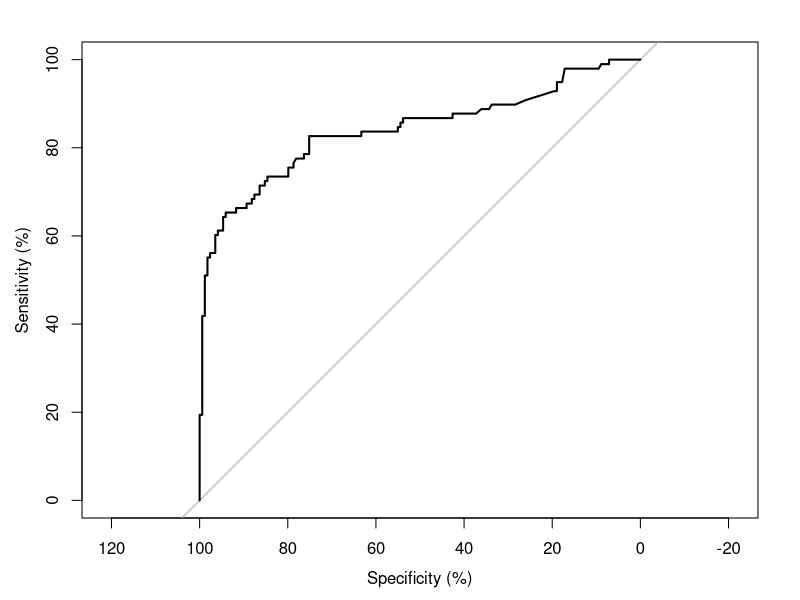
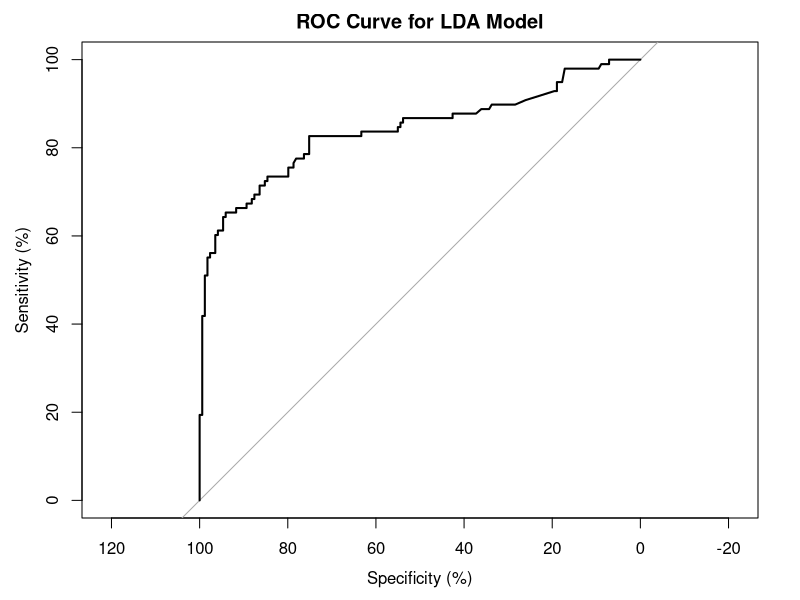

Generate these figures, in order, with R:
# Load data
train_data = read.csv("ProjectTrain.csv")
test_data = read.csv("ProjectTest.csv")

# Convert Sex and Embarked to factors
train_data$Sex = factor(train_data$Sex)
train_data$Embarked = factor(train_data$Embarked)
test_data$Sex = factor(test_data$Sex)
test_data$Embarked = factor(test_data$Embarked)

# Impute missing values of Age with mean
train_data$Age[is.na(train_data$Age)] = mean(train_data$Age, na.rm = TRUE)
test_data$Age[is.na(test_data$Age)] = mean(train_data$Age, na.rm = TRUE)

# Calculate the contingency table and chi-square statistic for Sex and Embarked
table_SE = table(train_data$Sex, train_data$Embarked)
chisq_SE = chisq.test(table_SE)$statistic
# Calculate the correlation matrix for numeric variables
predictors <- train_data[, c("Pclass", "Age", "SibSp", "Parch")]
cor_matrix <- cor(predictors)
# Print the results
print("Contingency table for Sex and Embarked:")
print(table_SE)
print(paste0("Chi-square statistic for Sex and Embarked: ", chisq_SE))
print("Correlation matrix for numeric predictors:")
print(cor_matrix)


#p1
# Logistic regression model
log_model = glm(Survived ~ Pclass + Sex + Age + SibSp + Parch + Embarked, 
                 data = train_data, 
                 family = "binomial")
log_predictions = predict(log_model, newdata = test_data, type = "response")
log_predictions = ifelse(log_predictions > 0.5, 1, 0)
log_cm = table(log_predictions, test_data$Survived)
log_accuracy = sum(diag(log_cm)) / sum(log_cm)
cat(paste("Logistic regression accuracy:", log_accuracy, "\n"))

# LDA model
library(MASS)
lda_model <- lda(Survived ~ Pclass + Sex + Age + SibSp + Parch + Embarked, 
                 data = train_data)
lda_predictions <- predict(lda_model, newdata = test_data)
lda_cm <- table(lda_predictions$class, test_data$Survived)
lda_accuracy <- sum(diag(lda_cm)) / sum(lda_cm)
cat(paste("LDA accuracy:", lda_accuracy, "\n"))

# QDA model with regularization
qda_model <- qda(Survived ~ Pclass + Sex + Age + SibSp + Parch, 
                     data = train_data)
qda_predictions_reg <- predict(qda_model, newdata = test_data)
qda_cm_reg <- table(qda_predictions_reg$class, test_data$Survived)
qda_accuracy_reg <- sum(diag(qda_cm_reg)) / sum(qda_cm_reg)
cat(paste("QDA with regularization accuracy:", qda_accuracy_reg, "\n"))

# Convert Sex and Embarked to factors
train_data$Sex <- factor(train_data$Sex)
train_data$Embarked <- factor(train_data$Embarked)
test_data$Sex <- factor(test_data$Sex)
test_data$Embarked <- factor(test_data$Embarked)
# Encode factors as numeric values
train_data$Sex <- as.numeric(train_data$Sex) - 1
train_data$Embarked <- as.numeric(train_data$Embarked)
test_data$Sex <- as.numeric(test_data$Sex) - 1
test_data$Embarked <- as.numeric(test_data$Embarked)
# Fit KNN model
library(class)
set.seed(123)
# KNN model with k=5
knn_model <- knn(train = train_data[, c("Pclass", "Sex", "Age", "SibSp", "Parch", "Embarked")], 
                 test = test_data[, c("Pclass", "Sex", "Age", "SibSp", "Parch", "Embarked")], 
                 cl = train_data$Survived, 
                 k = 5)
knn_cm <- table(knn_model, test_data$Survived)
knn_accuracy <- sum(diag(knn_cm)) / sum(knn_cm)
cat(paste("KNN accuracy with k = 5:", knn_accuracy, "\n")) # Accuracy = 0.738

# KNN model with k=3
knn_model <- knn(train = train_data[, c("Pclass", "Sex", "Age", "SibSp", "Parch", "Embarked")], 
                 test = test_data[, c("Pclass", "Sex", "Age", "SibSp", "Parch", "Embarked")], 
                 cl = train_data$Survived, 
                 k = 3)
knn_cm <- table(knn_model, test_data$Survived)
knn_accuracy <- sum(diag(knn_cm)) / sum(knn_cm)
cat(paste("KNN accuracy with k = 3:", knn_accuracy, "\n")) # Accuracy = 0.753

# KNN model with k=7
knn_model <- knn(train = train_data[, c("Pclass", "Sex", "Age", "SibSp", "Parch", "Embarked")], 
                 test = test_data[, c("Pclass", "Sex", "Age", "SibSp", "Parch", "Embarked")], 
                 cl = train_data$Survived, 
                 k = 7)
knn_cm <- table(knn_model, test_data$Survived)
knn_accuracy <- sum(diag(knn_cm)) / sum(knn_cm)
cat(paste("KNN accuracy with k = 7:", knn_accuracy, "\n")) # Accuracy = 0.73

log_cm 
lda_cm
qda_cm_reg
knn_cm

#p2
# Replace missing values in Cabin with "Not Available"
train_data$Cabin <- ifelse(train_data$Cabin == "", "Not Available", "Available")
test_data$Cabin <- ifelse(test_data$Cabin == "", "Not Available", "Available")

# Model 1: Logistic Regression with Cabin feature included
model1 <- glm(Survived ~ Pclass + Sex + Age + SibSp + Parch + Fare + Embarked + Cabin, data=train_data, family="binomial")

# Model 2: Logistic Regression without Cabin feature
model2 <- glm(Survived ~ Pclass + Sex + Age + SibSp + Parch + Fare + Embarked, data=train_data, family="binomial")

# Predict using model 1
pred1 = predict(model1, newdata=test_data, type="response")
pred1 = ifelse(pred1 > 0.5, 1, 0)

# Compute confusion matrix and accuracy for model 1
cm1 <- table(test_data$Survived, pred1)
accuracy1 <- sum(diag(cm1))/sum(cm1)

# Predict using model 2
pred2 <- predict(model2, newdata=test_data, type="response")
pred2 <- ifelse(pred2 > 0.5, 1, 0)

# Compute confusion matrix and accuracy for model 2
cm2 <- table(test_data$Survived, pred2)
accuracy2 <- sum(diag(cm2))/sum(cm2)

# Print the confusion matrices and accuracy scores
cat("Confusion matrix for Model 1:\n")
print(cm1)
cat("Accuracy for Model 1: ", accuracy1, "\n\n")
cat("Confusion matrix for Model 2:\n")
print(cm2)
cat("Accuracy for Model 2: ", accuracy2, "\n\n")




#p3
# Fit logistic regression model
model = glm(Survived ~ Sex + Pclass + Embarked + Cabin, data = train_data, family = binomial)

# Obtain coefficient estimates
coef_estimates = summary(model)$coefficients[,1]

# Exponentiate to obtain odds ratios
odds_ratios = exp(coef_estimates)

# Print adjusted odds ratios
cat("Adjusted odds ratios:\n")
cat("Sex: ", odds_ratios[2], "\n")
cat("Pclass: ", odds_ratios[3], "\n")
cat("Embarked: ", odds_ratios[4], "\n")



#4
# define the threshold values
thresholds <- c(0.2, 0.5, 0.8)

# create empty vectors to store the metrics
accuracy <- precision <- recall <- f1 <- rep(0, length(thresholds))

# loop through the thresholds and calculate the metrics
for (i in seq_along(thresholds)) {
  # make predictions using the LR model and the current threshold
  predictions <- ifelse(predict(model, test_data, type="response") > thresholds[i], 1, 0)
  
  # calculate the confusion matrix
  cm <- table(predictions, test_data$Survived)
  
  # calculate the evaluation metrics
  accuracy[i] <- sum(diag(cm)) / sum(cm)
  precision[i] <- cm[2,2] / sum(cm[,2])
  recall[i] <- cm[2,2] / sum(cm[2,])
  f1[i] <- 2 * precision[i] * recall[i] / (precision[i] + recall[i])
}

# print the results
metrics <- data.frame(Threshold=thresholds, Accuracy=accuracy, Precision=precision, Recall=recall, F1=f1)
print(metrics)



#5
library(pROC)
lda_model = lda(Survived ~ Pclass + Sex + Age + SibSp + Parch + Embarked, 
                 data = train_data)
lda_predictions = predict(lda_model, newdata = test_data)
roc_obj = roc(test_data$Survived, lda_predictions$posterior[, 2],percent=TRUE, plot=TRUE, 
              ci=TRUE)
plot(roc_obj, main = "ROC Curve for LDA Model")

#6
#fit a KNN model
library(class)
set.seed(123)
#fit the model and evaluate its performance using 10-fold cross-validation:
knn_model = knn(train = train_data[, c("Pclass", "Sex", "Age", "Parch")], 
                 test = test_data[, c("Pclass", "Sex", "Age","Parch")], 
                 cl = train_data$Survived, 
                 k = 5)
knn_cm <- table(knn_model, test_data$Survived)
knn_accuracy <- sum(diag(knn_cm)) / sum(knn_cm)
cat(paste("KNN accuracy with k = 5:", knn_accuracy, "\n"))


